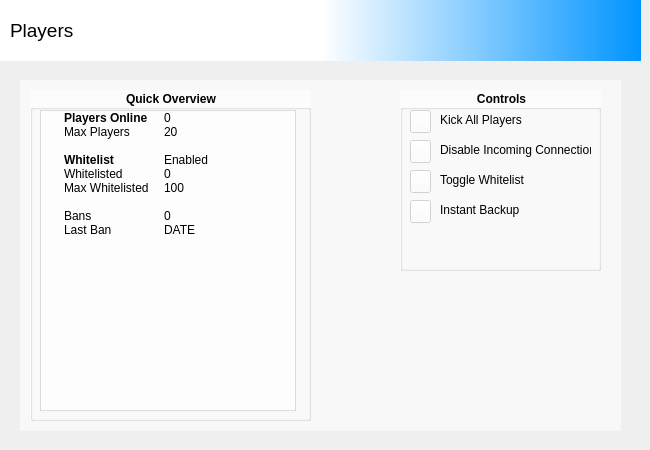
    <widget class="QWidget" name="players">
     <widget class="QFrame" name="frame_topbar_5">
      <property name="geometry">
       <rect>
        <x>0</x>
        <y>0</y>
        <width>641</width>
        <height>61</height>
       </rect>
      </property>
      <property name="styleSheet">
       <string notr="true">background-color: qlineargradient(spread:pad, x1:0, y1:0, x2:1, y2:0, stop:0.5 rgba(255, 255, 255, 255), stop:1 rgba(0, 148, 255, 255));
border-color: rgba(255, 255, 255, 0);
border-bottom-color: rgb(0, 0, 0);</string>
      </property>
      <widget class="QLabel" name="label_gametitle_3">
       <property name="geometry">
        <rect>
         <x>10</x>
         <y>10</y>
         <width>621</width>
         <height>41</height>
        </rect>
       </property>
       <property name="font">
        <font>
         <pointsize>14</pointsize>
        </font>
       </property>
       <property name="styleSheet">
        <string notr="true">background-color: rgba(255, 255, 255, 0);</string>
       </property>
       <property name="frameShape">
        <enum>QFrame::NoFrame</enum>
       </property>
       <property name="text">
        <string>Players</string>
       </property>
      </widget>
     </widget>
     <widget class="QLabel" name="label_playerback">
      <property name="geometry">
       <rect>
        <x>10</x>
        <y>70</y>
        <width>621</width>
        <height>371</height>
       </rect>
      </property>
      <property name="text">
       <string/>
      </property>
      <property name="pixmap">
       <pixmap>resources/images/background.png</pixmap>
      </property>
     </widget>
     <widget class="QWidget" name="widget" native="true">
      <property name="geometry">
       <rect>
        <x>20</x>
        <y>80</y>
        <width>601</width>
        <height>351</height>
       </rect>
      </property>
      <property name="styleSheet">
       <string notr="true">background-color: rgba(255, 255, 255, 150);</string>
      </property>
      <widget class="QGroupBox" name="group_playeroverview">
       <property name="geometry">
        <rect>
         <x>10</x>
         <y>10</y>
         <width>281</width>
         <height>331</height>
        </rect>
       </property>
       <property name="font">
        <font>
         <weight>75</weight>
         <bold>true</bold>
        </font>
       </property>
       <property name="styleSheet">
        <string notr="true">background-color: rgba(255, 255, 255, 150);</string>
       </property>
       <property name="title">
        <string>Quick Overview</string>
       </property>
       <property name="alignment">
        <set>Qt::AlignCenter</set>
       </property>
       <widget class="QTreeWidget" name="tree_playeroverview">
        <property name="geometry">
         <rect>
          <x>10</x>
          <y>20</y>
          <width>256</width>
          <height>301</height>
         </rect>
        </property>
        <attribute name="headerVisible">
         <bool>false</bool>
        </attribute>
        <attribute name="headerDefaultSectionSize">
         <number>120</number>
        </attribute>
        <attribute name="headerMinimumSectionSize">
         <number>120</number>
        </attribute>
        <column>
         <property name="text">
          <string>Object</string>
         </property>
        </column>
        <column>
         <property name="text">
          <string>Value</string>
         </property>
        </column>
        <item>
         <property name="text">
          <string>Players Online</string>
         </property>
         <property name="font">
          <font>
           <weight>75</weight>
           <bold>true</bold>
          </font>
         </property>
         <property name="textAlignment">
          <set>AlignTrailing|AlignVCenter</set>
         </property>
         <property name="text">
          <string>0</string>
         </property>
         <property name="icon">
          <iconset>
           <normaloff>resources/fugue-icons-3.5.5/icons-shadowless/users.png</normaloff>resources/fugue-icons-3.5.5/icons-shadowless/users.png</iconset>
         </property>
        </item>
        <item>
         <property name="text">
          <string>Max Players</string>
         </property>
         <property name="textAlignment">
          <set>AlignTrailing|AlignVCenter</set>
         </property>
         <property name="text">
          <string>20</string>
         </property>
         <property name="icon">
          <iconset>
           <normaloff>resources/fugue-icons-3.5.5/icons-shadowless/counter.png</normaloff>resources/fugue-icons-3.5.5/icons-shadowless/counter.png</iconset>
         </property>
        </item>
        <item>
         <property name="text">
          <string/>
         </property>
         <property name="text">
          <string/>
         </property>
        </item>
        <item>
         <property name="text">
          <string>Whitelist</string>
         </property>
         <property name="font">
          <font>
           <weight>75</weight>
           <bold>true</bold>
          </font>
         </property>
         <property name="textAlignment">
          <set>AlignTrailing|AlignVCenter</set>
         </property>
         <property name="text">
          <string>Enabled</string>
         </property>
         <property name="icon">
          <iconset>
           <normaloff>resources/fugue-icons-3.5.5/icons-shadowless/script-medium.png</normaloff>resources/fugue-icons-3.5.5/icons-shadowless/script-medium.png</iconset>
         </property>
        </item>
        <item>
         <property name="text">
          <string>Whitelisted</string>
         </property>
         <property name="textAlignment">
          <set>AlignTrailing|AlignVCenter</set>
         </property>
         <property name="text">
          <string>0</string>
         </property>
         <property name="icon">
          <iconset>
           <normaloff>resources/fugue-icons-3.5.5/icons-shadowless/edit-list.png</normaloff>resources/fugue-icons-3.5.5/icons-shadowless/edit-list.png</iconset>
         </property>
        </item>
        <item>
         <property name="text">
          <string>Max Whitelisted</string>
         </property>
         <property name="textAlignment">
          <set>AlignTrailing|AlignVCenter</set>
         </property>
         <property name="text">
          <string>100</string>
         </property>
         <property name="icon">
          <iconset>
           <normaloff>resources/fugue-icons-3.5.5/icons-shadowless/counter.png</normaloff>resources/fugue-icons-3.5.5/icons-shadowless/counter.png</iconset>
         </property>
        </item>
        <item>
         <property name="text">
          <string/>
         </property>
         <property name="text">
          <string/>
         </property>
        </item>
        <item>
         <property name="text">
          <string>Bans</string>
         </property>
         <property name="textAlignment">
          <set>AlignTrailing|AlignVCenter</set>
         </property>
         <property name="text">
          <string>0</string>
         </property>
         <property name="icon">
          <iconset>
           <normaloff>resources/fugue-icons-3.5.5/icons-shadowless/user--exclamation.png</normaloff>resources/fugue-icons-3.5.5/icons-shadowless/user--exclamation.png</iconset>
         </property>
        </item>
        <item>
         <property name="text">
          <string>Last Ban</string>
         </property>
         <property name="textAlignment">
          <set>AlignTrailing|AlignVCenter</set>
         </property>
         <property name="text">
          <string>DATE</string>
         </property>
         <property name="icon">
          <iconset>
           <normaloff>resources/fugue-icons-3.5.5/icons-shadowless/calendar.png</normaloff>resources/fugue-icons-3.5.5/icons-shadowless/calendar.png</iconset>
         </property>
        </item>
       </widget>
      </widget>
      <widget class="QGroupBox" name="group_playercontrols">
       <property name="geometry">
        <rect>
         <x>380</x>
         <y>10</y>
         <width>201</width>
         <height>181</height>
        </rect>
       </property>
       <property name="font">
        <font>
         <weight>75</weight>
         <bold>true</bold>
        </font>
       </property>
       <property name="styleSheet">
        <string notr="true">background-color: rgba(255, 255, 255, 150);</string>
       </property>
       <property name="title">
        <string>Controls</string>
       </property>
       <property name="alignment">
        <set>Qt::AlignCenter</set>
       </property>
       <widget class="QLabel" name="label_instantbackup_2">
        <property name="geometry">
         <rect>
          <x>40</x>
          <y>110</y>
          <width>131</width>
          <height>20</height>
         </rect>
        </property>
        <property name="styleSheet">
         <string notr="true">background-color: rgba(255, 255, 255, 0);</string>
        </property>
        <property name="text">
         <string>Instant Backup</string>
        </property>
       </widget>
       <widget class="QLabel" name="label_turnon_2">
        <property name="geometry">
         <rect>
          <x>40</x>
          <y>50</y>
          <width>151</width>
          <height>20</height>
         </rect>
        </property>
        <property name="styleSheet">
         <string notr="true">background-color: rgba(255, 255, 255, 0);</string>
        </property>
        <property name="text">
         <string>Disable Incoming Connections</string>
        </property>
       </widget>
       <widget class="QLabel" name="label_shutdown_2">
        <property name="geometry">
         <rect>
          <x>40</x>
          <y>20</y>
          <width>131</width>
          <height>20</height>
         </rect>
        </property>
        <property name="font">
         <font>
          <weight>50</weight>
          <bold>false</bold>
         </font>
        </property>
        <property name="styleSheet">
         <string notr="true">background-color: rgba(255, 255, 255, 0);</string>
        </property>
        <property name="text">
         <string>Kick All Players</string>
        </property>
       </widget>
       <widget class="QPushButton" name="pushButton_restart_2">
        <property name="geometry">
         <rect>
          <x>10</x>
          <y>80</y>
          <width>21</width>
          <height>23</height>
         </rect>
        </property>
        <property name="text">
         <string/>
        </property>
        <property name="icon">
         <iconset>
          <normaloff>resources/fugue-icons-3.5.5/icons-shadowless/script--pencil.png</normaloff>resources/fugue-icons-3.5.5/icons-shadowless/script--pencil.png</iconset>
        </property>
       </widget>
       <widget class="QPushButton" name="pushButton_shutdown_2">
        <property name="geometry">
         <rect>
          <x>10</x>
          <y>20</y>
          <width>21</width>
          <height>23</height>
         </rect>
        </property>
        <property name="text">
         <string/>
        </property>
        <property name="icon">
         <iconset>
          <normaloff>resources/fugue-icons-3.5.5/icons-shadowless/user--minus.png</normaloff>resources/fugue-icons-3.5.5/icons-shadowless/user--minus.png</iconset>
        </property>
       </widget>
       <widget class="QPushButton" name="pushButton_backup_2">
        <property name="geometry">
         <rect>
          <x>10</x>
          <y>110</y>
          <width>21</width>
          <height>23</height>
         </rect>
        </property>
        <property name="text">
         <string/>
        </property>
        <property name="icon">
         <iconset>
          <normaloff>resources/fugue-icons-3.5.5/icons-shadowless/upload-cloud.png</normaloff>resources/fugue-icons-3.5.5/icons-shadowless/upload-cloud.png</iconset>
        </property>
       </widget>
       <widget class="QPushButton" name="pushButton_turnon_2">
        <property name="geometry">
         <rect>
          <x>10</x>
          <y>50</y>
          <width>21</width>
          <height>23</height>
         </rect>
        </property>
        <property name="font">
         <font>
          <pointsize>1</pointsize>
         </font>
        </property>
        <property name="text">
         <string/>
        </property>
        <property name="icon">
         <iconset>
          <normaloff>resources/fugue-icons-3.5.5/icons-shadowless/wall--minus.png</normaloff>resources/fugue-icons-3.5.5/icons-shadowless/wall--minus.png</iconset>
        </property>
       </widget>
       <widget class="QLabel" name="label_restart_2">
        <property name="geometry">
         <rect>
          <x>40</x>
          <y>80</y>
          <width>131</width>
          <height>20</height>
         </rect>
        </property>
        <property name="styleSheet">
         <string notr="true">background-color: rgba(255, 255, 255, 0);</string>
        </property>
        <property name="text">
         <string>Toggle Whitelist</string>
        </property>
       </widget>
      </widget>
     </widget>
    </widget>
